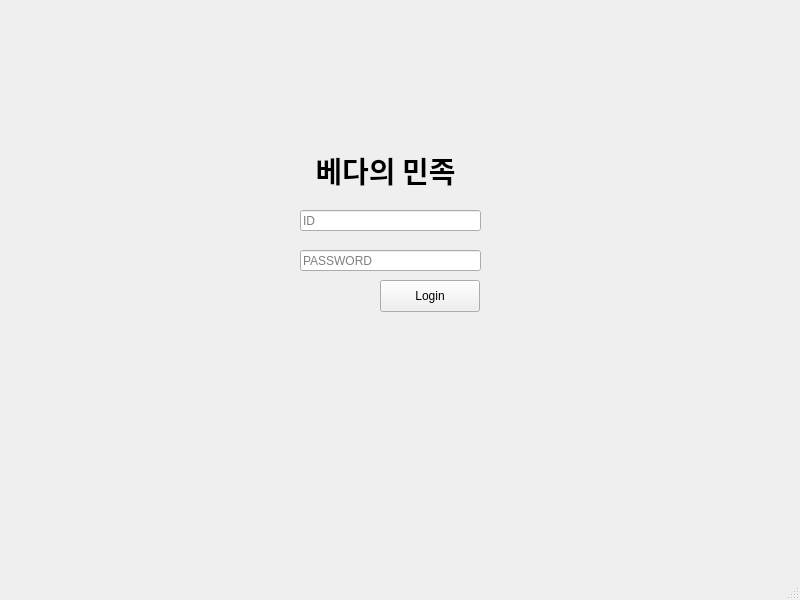
<?xml version="1.0" encoding="UTF-8"?>
<ui version="4.0">
    <class>Loginwindow</class>
    <widget class="QMainWindow" name="MainWindow">
        <property name="geometry">
            <rect>
                <x>0</x>
                <y>0</y>
                <width>800</width>
                <height>600</height>
            </rect>
        </property>
        <property name="windowTitle">
            <string>MainWindow</string>
        </property>
        <widget class="QWidget" name="centralwidget">
            <widget class="QWidget" name="widget" native="true">
                <property name="geometry">
                    <rect>
                        <x>200</x>
                        <y>110</y>
                        <width>401</width>
                        <height>241</height>
                    </rect>
                </property>
                <widget class="QLineEdit" name="lineEdit">
                    <property name="geometry">
                        <rect>
                            <x>100</x>
                            <y>100</y>
                            <width>181</width>
                            <height>21</height>
                        </rect>
                    </property>
                    <property name="placeholderText">
                        <string>ID</string>
                    </property>
                </widget>
                <widget class="QLineEdit" name="lineEdit_2">
                    <property name="geometry">
                        <rect>
                            <x>100</x>
                            <y>140</y>
                            <width>181</width>
                            <height>21</height>
                        </rect>
                    </property>
                    <property name="text">
                        <string/>
                    </property>
                    <property name="echoMode">
                        <enum>QLineEdit::EchoMode::Password</enum>
                    </property>
                    <property name="placeholderText">
                        <string>PASSWORD</string>
                    </property>
                </widget>
                <widget class="QPushButton" name="pushButton">
                    <property name="geometry">
                        <rect>
                            <x>180</x>
                            <y>170</y>
                            <width>100</width>
                            <height>32</height>
                        </rect>
                    </property>
                    <property name="text">
                        <string>Login</string>
                    </property>
                </widget>
                <widget class="QLabel" name="label">
                    <property name="geometry">
                        <rect>
                            <x>80</x>
                            <y>30</y>
                            <width>211</width>
                            <height>61</height>
                        </rect>
                    </property>
                    <property name="font">
                        <font>
                            <family>Nanum Gothic</family>
                            <pointsize>22</pointsize>
                            <bold>true</bold>
                        </font>
                    </property>
                    <property name="text">
                        <string>베다의 민족</string>
                    </property>
                    <property name="textFormat">
                        <enum>Qt::TextFormat::AutoText</enum>
                    </property>
                    <property name="scaledContents">
                        <bool>false</bool>
                    </property>
                    <property name="alignment">
                        <set>Qt::AlignmentFlag::AlignCenter</set>
                    </property>
                </widget>
            </widget>
        </widget>
        <widget class="QMenuBar" name="menubar">
            <property name="geometry">
                <rect>
                    <x>0</x>
                    <y>0</y>
                    <width>800</width>
                    <height>38</height>
                </rect>
            </property>
        </widget>
        <widget class="QStatusBar" name="statusbar"/>
    </widget>
    <resources/>
    <connections/>
</ui>
